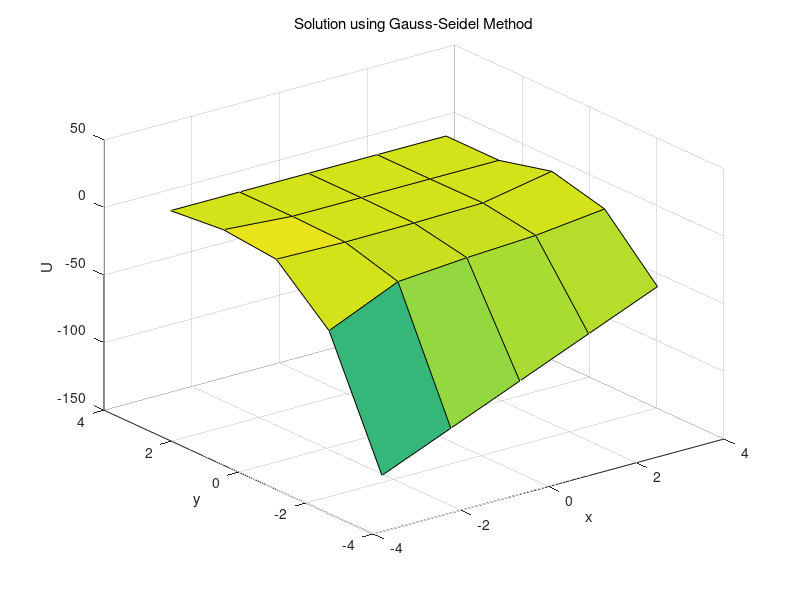

Recreate this plot in MATLAB.
% This MATLAB m-file is to be used for the project for the Scientific
% Computing for Mechanical Engineers Course.
% The purpose of this m-file is to solve the 2D Helmholtz equation with
% various boundary conditions in a square domain in Cartesian Coordinates
% through Gaussian Elimination
% This m-file was written by John Jimenez (PSID:1253921)
% Project Code: AHc2-3

clc,clearvars % Clears command window & workspace of unnecessary clutter from a previous run of another m-file.
disp('2D Helmholtz Equation Solver: Gauss-Seidel Method')

%% Dimensions of the Square Domain and Some Important Parameters
% Note: the domain of interest is the square:
% -pi<x<pi and -pi<y<pi
% However, in order to make the computation more efficient,
% the domain is then truncated to
%  0<x<pi and 0<y<pi
% As such, the overall solution will reflect the changes through the
% factor of 4 which will be introduced into the approximation.

% Start and End points for domain in x

ax = -pi;   % Start point of domain in x
bx = pi;    % End point of domain in x

% Start and End points for domain in y are the the same as that in x for Project Code.

ay = -pi;  % Start point of domain in y
by = pi;   % End point of domain in y

% A value for Lambda can be assigned directly but is left up to user input for greater versatility

Lambda = input('Please input a value for Lambda:'); Lambda = -Lambda;


% Assigning an acceptable limit of error for convergence

Es = 10^-7;

%% Assembling the Coefficient Matrix & the F(x,y) Vector such that: Au = F (A is a pentadiagonal matrix)

% Defines the Interior nodes for both x and y through user input. However,these do not
% include exterior boundary points.

IntNodesX = input('Please input a value for the no. of nodes for the  x-coordinate:');
%IntNodesY = input('Please input a value for the no. of nodes for the  y-coordinate:');
IntNodesY = IntNodesX; N=IntNodesY;


% Generating a range of linearly spaced vectors for x and y through the variables IntNodesX
% and IntNodesY
% IMPORTANT: THESE ARE THE INPUT VALUES FOR EVERY FUNCTION THAT NEEDS
% THEM!

xval = linspace(ax,bx,IntNodesX); % Start and End nodes for x can be redefined through changing ax and bx above.
yval = linspace(ay,by,IntNodesY); % Start and End nodes for y can be redefined through changing ay and by above.
[X,Y]= meshgrid(xval,yval);
Y = flipud(Y);

% Value of spacing for Each Node

    dx = (bx-ax)/IntNodesX;
    dy = dx;


% Defining some coefficients that remain the same for all matrix
% operations. Refer to report for details concerning the discretization

A = Lambda - (2 * (dx^2)) - (2 * (dy^2));
B = (dx^2) * (dy^2);
U = zeros(N,N);

% The following functions below are needed for the evaluation of the
% boundary conditions as well as the function F(x,y)   
    
    fb  =  Y*(by-Y).^2;
    gb  =  (by-Y).^2*(cos((pi*Y)/by));
    uw  =  ((ay*(by-ay).^2))+(((X-ax)/(bx-ax))*((cos((pi*ay)/by)*(by - ay).^2) - ((ay*(by-ay).^2))));
     F = zeros(N,N); % This is for the Final Simulation
    
    %F =  sin(pi*(X-ax)/(bx-ax)).*cos((0.5*pi)*(2*((Y-ay)/(by-ay))+1));

     % Dirichlet on x-axis
     U(2:N-1,1) = Y(2:N-1,1).*(by-Y(2:N-1,1)).^2;
     U(2:N-1,N) = ((by-Y(2:N-1,1)).^2).*cos((pi*Y(2:N-1,1)/by));
     
     % Dirichlet on y-axis
     U(N,:) = ((ay*(by-ay).^2))+(((X(N,:)-ax)/(bx-ax))*((cos((pi*ay)/by)*(by - ay).^2) - ((ay*(by-ay).^2))));
     

w = 2/(1+sin(pi*dx/(2*pi)));
e = 1;

%% The Gauss-Seidel Method
while e > Es
    U1 = U;
    for a = 2:IntNodesX-1
        for b = 2:IntNodesY-1
            if a == 2
                U(1,b) = (F(1,b)*dx^2) - (2*U(2,b)) - U(1,b+1) - U(1,b-1);
            else
                U(a,b) = ((F(a,b)*(dx^2)) - U(a-1,b) - U(a,b-1) - U(a+1,b) - U(a,b+1))/((Lambda*dx^2)-4); 
            end
        end
    end
    
    e = max(max(abs((U-U1)./U)));
end

%% Plotting Results
figure(1) % VECTOR FIELD U
set(gcf,'units','normalized','position',[0.02 0.52 0.3 0.32]);
surf(X,Y,U);
%mesh(X,Y,U);
rotate3d
xlabel('x'); ylabel('y'); zlabel('U');
title('Solution using Gauss-Seidel Method','fontweight','normal');